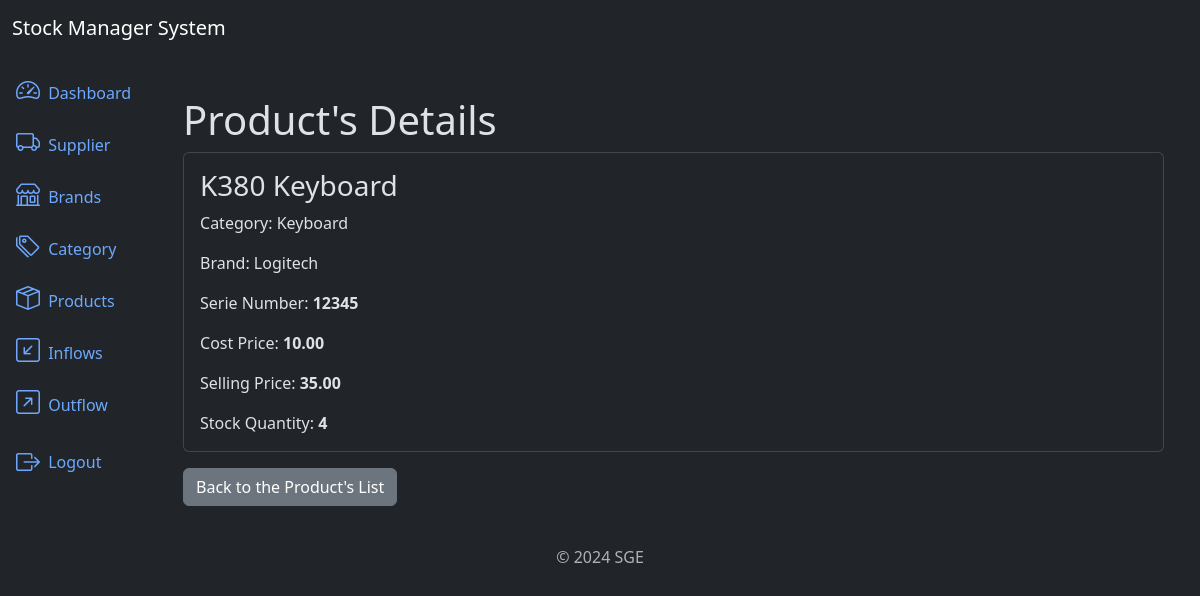
The app's page /products/1/detail/ (signed in) with its own data.
### products/models.py (models this page shows, shortened)
class Product(models.Model):
	title = models.CharField(max_length=500)
	category = models.ForeignKey(Category, on_delete=models.PROTECT, related_name='products')
	brand = models.ForeignKey(Brand, on_delete=models.PROTECT, related_name='products')
	description = models.TextField(null=True, blank=True)
	serie_number = models.CharField(max_length=200, null=True, blank=True)
	cost_price = models.DecimalField(max_digits=20, decimal_places=2)
	selling_price = models.DecimalField(max_digits=20, decimal_places=2)
	quantity = models.IntegerField(default=0)
	created_at = models.DateTimeField(auto_now_add=True)
	updated_at = models.DateTimeField(auto_now=True)
	class Meta:
		ordering = ['title']

### categories/models.py (models this page shows)
class Category(models.Model):
	name = models.CharField(max_length=500)
	description = models.TextField(null=True, blank=True)
	created_at = models.DateTimeField(auto_now_add=True)
	updated_at = models.DateTimeField(auto_now=True)
	class Meta:
		ordering = ['name']
	def __str__(self):
		return self.name

### brands/models.py (models this page shows)
class Brand(models.Model):
	name = models.CharField(max_length=500)
	description = models.TextField(null=True, blank=True)
	created_at = models.DateTimeField(auto_now_add=True)
	updated_at = models.DateTimeField(auto_now=True)
	class Meta:
		ordering = ['name']
	def __str__(self):
		return self.name

### products/views.py (the view)
# urls.py: path('products/<int:pk>/detail/', views.ProductDetailView.as_view(), name='product_detail'),
class ProductDetailView(LoginRequiredMixin, PermissionRequiredMixin, DetailView):
	model = models.Product
	template_name = 'product_detail.html'
	permission_required = 'products.view_product'

### products/templates/product_detail.html (shortened to what this page needs)
{% extends 'base.html' %}
{% block content %}
    <div class="container mt-4">
        <h3 class="display-6">Product's Details</h3>
        <div class="card">
            <div class="card-body">
                <h3 class="card-title">{{ object.title }}</h3>
                <p class="card-text">Category: {{ object.category }}</p>
                <p class="card-text">Brand: {{ object.brand }}</p>
                <p class="card-text">Serie Number: <strong>{{ object.serie_number }}</strong></p>
                <p class="card-text">Cost Price: <strong>{{ object.cost_price }}</strong></p>
                <p class="card-text">Selling Price: <strong>{{ object.selling_price }}</strong></p>
                <p class="card-text">Stock Quantity: <strong>{{ object.quantity }}</strong></p>
            </div>
        </div>
        <a href="{% url 'product_list' %}" class="btn btn-secondary mt-3">
            Back to the Product's List
        </a>
    </div>
{% endblock %}

### records on screen
Product: title "K380 Keyboard", category "Keyboard", brand "Logitech", serie_number "12345", cost_price "10.00", selling_price "35.00", quantity "4"
